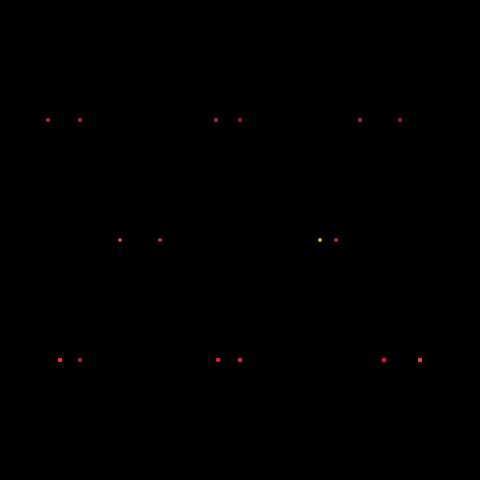
Frame 1 (no input)
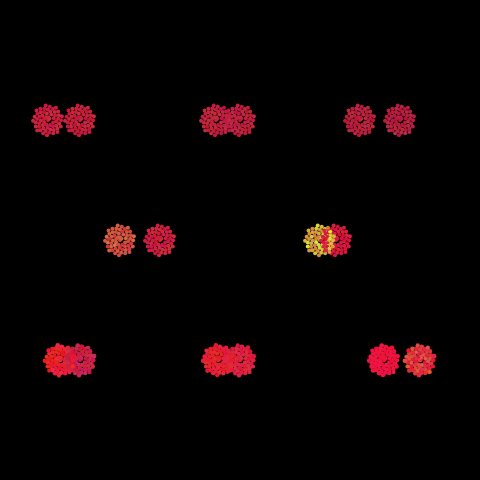
Frame 60 (no input)
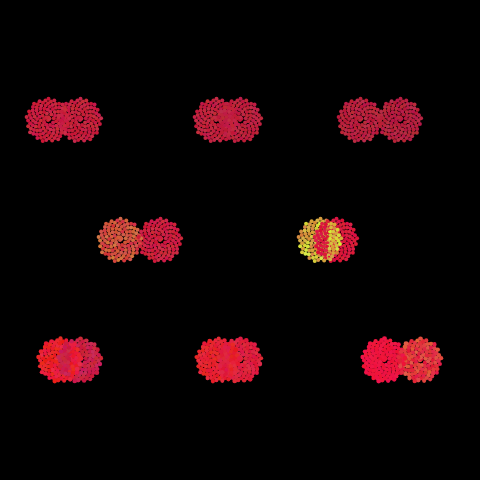
Frame 120 (the mouse pressed at the canvas centre since frame 60)

The p5.js sketch that drew these frames (run headless with seeded random() and noise() and a simulated clock; from frame 60 on, the mouse is pressed at the canvas centre):

// p5.js sketch
// ── sketch.js
//goals: would like to make many of these at one with differing colors

var n = 0; 
var c = 2;

function setup() {
  createCanvas(480, 480);
  colorMode(RGB);
  background(0);
  frameRate(40);
}

function draw() {
  var a = n * 137.5;
  var r = c * sqrt(n);
  
  
  
  //TOP ROW ----------------------------------------------------------
  var x = r * cos(a) +  10 * width/12; 
  var y = r * sin(a) + height/4;
  
  noStroke();
  fill(random(180, 184), random(20, 45), random(50, 75)); 
  ellipse(x, y, 4, 4);
  
  
  var x = r * cos(a) +  3 * width/4; 
  var y = r * sin(a) + height/4;
  
  noStroke();
  fill(random(184,188), random(20, 45), random(50, 75)); 
  ellipse(x, y, 4, 4);
  
  var x = r * cos(a) + width/2; 
  var y = r * sin(a) + height/4;
  
  noStroke();
  fill(random(188, 192), random(20, 45), random(50, 75)); 
  ellipse(x, y, 4, 4); 
  
  var x = r * cos(a) + 9 * width/20; 
  var y = r * sin(a) + height/4;
  
  noStroke();
  fill(random(192, 196), random(20, 45), random(50, 75)); 
  ellipse(x, y, 4, 4); 
  
  
  var x = r * cos(a) + width/6; 
  var y = r * sin(a) + height/4;
  
  noStroke();
  fill(random (196, 200) , random(20, 45), random(50, 75)); 
  ellipse(x, y, 4, 4); 
  
  var x = r * cos(a) + width/10; 
  var y = r * sin(a) + height/4;
  
  noStroke();
  fill(random (200, 204), random(20, 45), random(50, 75)); 
  ellipse(x, y, 4, 4); 
  
  
  
  
  //MIDDLE ROW -----------------------------------------------------------
  var x = r * cos(a) +  width/3; 
  var y = r * sin(a) + height/2;
  
  noStroke();
  fill(random(204, 208), random(20, 45), random(50, 75)); 
  ellipse(x, y, 4, 4);
  
  var x = r * cos(a) +  width/4; 
  var y = r * sin(a) + height/2;
  
  noStroke();
  fill(random(208, 212), random(120, 45), random(50, 75)); 
  ellipse(x, y, 4, 4);
  
  
  var x = r * cos(a) +  2 * width/3; 
  var y = r * sin(a) + height/2;
  
  noStroke();
  fill(random(212, 216), random(120, 245), random(50, 75)); 
  ellipse(x, y, 4, 4);
  
  
  var x = r * cos(a) +  3.5* width/5; 
  var y = r * sin(a) + height/2;
  
  noStroke();
  fill(random(216, 220), random(12, 35), random(50, 75)); 
  ellipse(x, y, 4, 4);
    
  
  
  
  //BOTTOM ROW --------------------------------------------------------------
  var x = r * cos(a) +  width/2; 
  var y = r * sin(a) + 3 * height/4;
  
  noStroke();
  fill(random(220, 224), random(20, 45), random(50, 75)); 
  ellipse(x, y, random(4, 5), random(4, 5)); 
  
  
  
  
  
  
  //BOTTOM ROW
  //bottom row middle
  var x = r * cos(a) +  10.5 * width/12; 
  var y = r * sin(a) + 3 * height/4;
  
  // //bottom row middle right
  noStroke();
  fill(random(224, 228), random(20, 99), random(50, 75)); 
  ellipse(x, y, random(4, 5), random(4, 5)); 
  
  
  
  //bottom row middle 1
  var x = r * cos(a) +  width/2.2; 
  var y = r * sin(a) + 3 * height/4;
  
  noStroke();
  fill(random(228, 232), random(22, 45), random(30, 65)); 
  ellipse(x, y, random(4, 5), random(4, 5)); 
  
  
  var x = r * cos(a) +  width/8; 
  var y = r * sin(a) + 3 * height/4;
  
  noStroke();
  fill(random(232, 236), random(20, 45), random(20, 75)); 
  ellipse(x, y, random(4, 5), random(4, 5)); 
  
  
    
  var x = r * cos(a) + 4*  width/5; 
  var y = r * sin(a) + 3 * height/4;
  
  noStroke();
  fill(random(236 , 240), random(15, 25), random(50, 75)); 
  ellipse(x, y, random(4, 5), random(4, 5)); 
  
  
    //bottom row right
  var x = r * cos(a) +  2.5 * width/3; 
  var y = r * sin(a) + 3 * height/2;
  
  noStroke();
  fill(random(228, 232), random(40, 45), random(75)); 
  ellipse(x, y, random(4, 5), random(4, 5)); 
  
  
  
  var x = r * cos(a) +  width/6; 
  var y = r * sin(a) + 3 * height/4;
  
  noStroke();
  fill(random(200 , 205), random(20, 45), random(50, 95)); 
  ellipse(x, y, random(4, 5), random(4, 5)); 
  
   n++;

  
}
